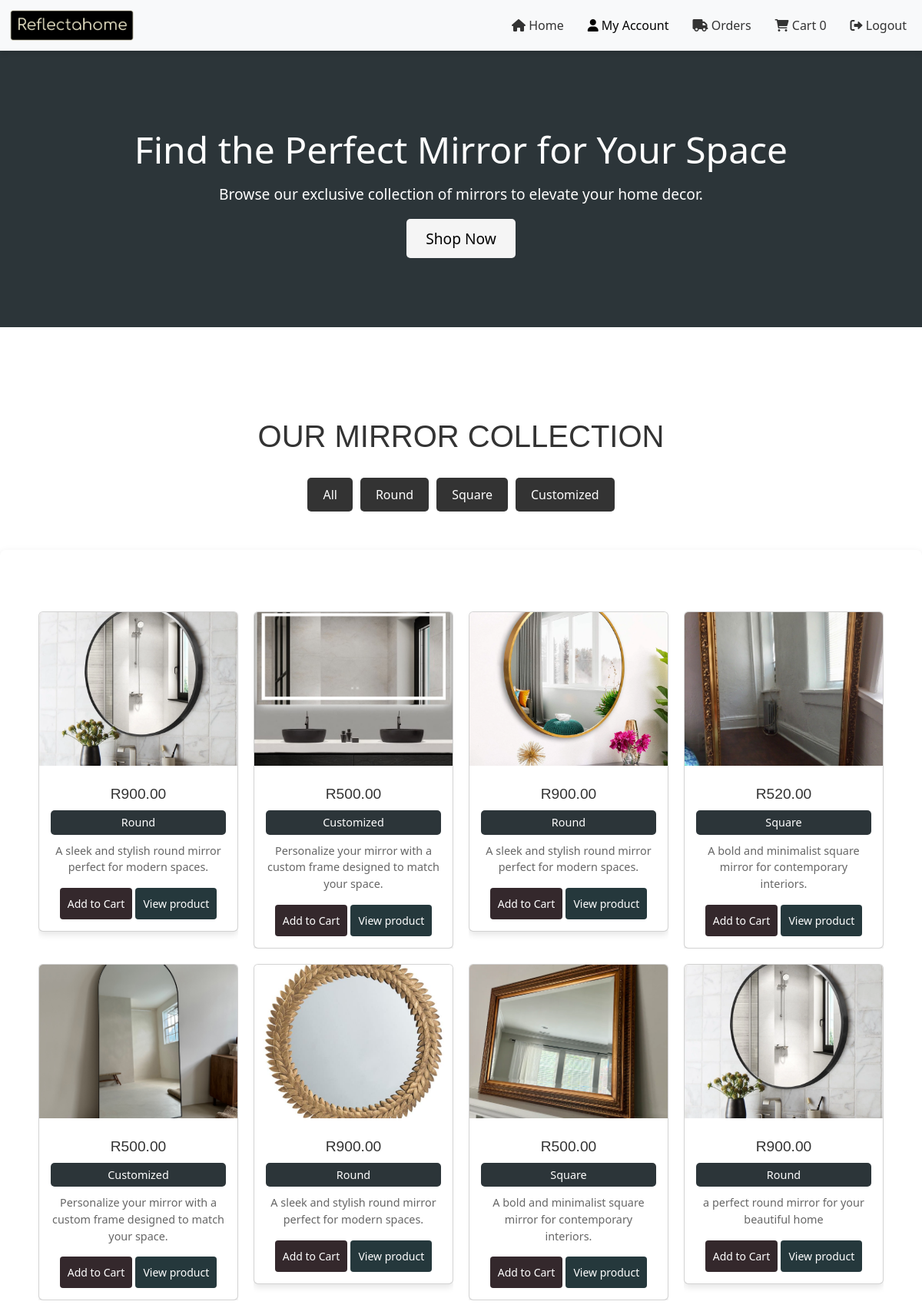
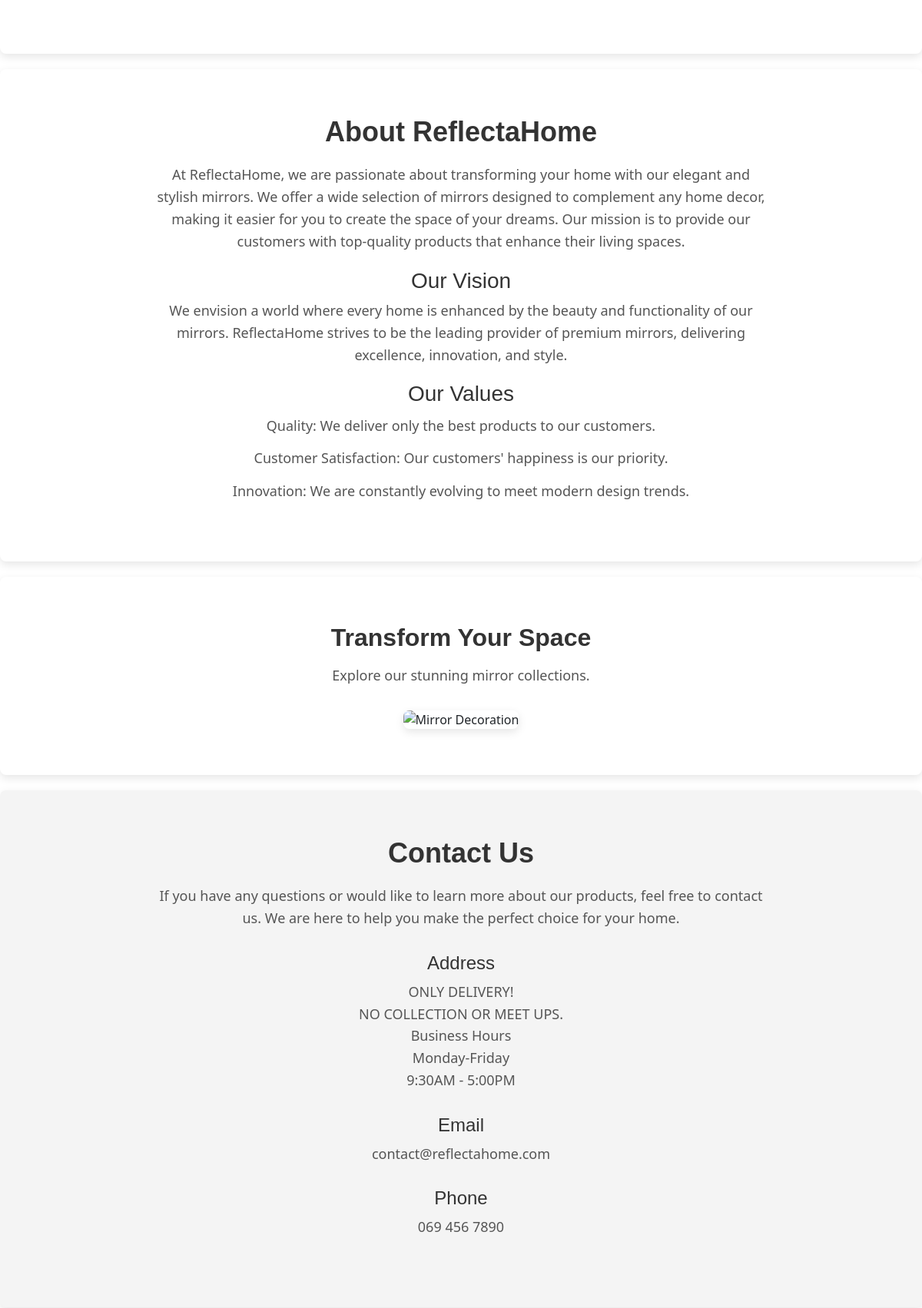
The app's page /User/user-dashboard.php (upper part) with its own data (2 pictures, top to bottom).
### tables this page shows
CREATE TABLE `products` (
  `id` int(11) NOT NULL,
  `name` varchar(255) NOT NULL,
  `description` text DEFAULT NULL,
  `price` decimal(10,2) NOT NULL,
  `category` enum('round','square','customized') NOT NULL,
  `image` varchar(255) DEFAULT NULL,
  `created_at` datetime DEFAULT current_timestamp(),
  `updated_at` datetime DEFAULT current_timestamp() ON UPDATE current_timestamp(),
  `stock_quantity` int(11) DEFAULT 0
);

### User/user-dashboard.php (the view, shortened to what this page needs)
<?php
include_once 'db-inc.php';
$query = "SELECT * FROM products";
$result = mysqli_query($dbConnection, $query);
$products = mysqli_fetch_all($result, MYSQLI_ASSOC);
?>
<!DOCTYPE html>
<html lang="en">
<head>
  <link rel="stylesheet" href="/ReflectaHome/Styles/style.css">
  <link href="https://cdn.jsdelivr.net/npm/bootstrap@5.3.0-alpha1/dist/css/bootstrap.min.css" rel="stylesheet">
  <link href="https://cdnjs.cloudflare.com/ajax/libs/font-awesome/6.0.0-beta3/css/all.min.css" rel="stylesheet">
</head>
<body>
 <nav class="navbar navbar-expand-lg navbar-light bg-light">
        <div class="container-fluid">
            <a class="navbar-brand" href="home.html">
                <img src="/ReflectaHome/Images/logo-no-background.png" alt="ReflectaHome Logo" style="height: 40px;">
            </a>
            <div class="collapse navbar-collapse" id="navbarNav">
                <ul class="navbar-nav ms-auto">
                    <li class="nav-item">
                        <a class="nav-link" href="user-dashboard.php"><i class="fas fa-home"></i> Home</a>
                    </li>
                    <li class="nav-item">
                        <a class="nav-link active" href="user-account.php"><i class="fas fa-user"></i> My Account</a>
                    </li>
                    <li class="nav-item">
                        <a class="nav-link" href="orders.php"><i class="fas fa-truck"></i> Orders</a>
                    </li>
                    <li class="nav-item">
                        <a class="nav-link" href="cart.php"><i class="fas fa-shopping-cart"></i> Cart <span id="cart-count"></span></a>
                    </li>
                    <li class="nav-item">
                        <a class="nav-link" href="/ReflectaHome/Homepage/home.php"><i class="fas fa-sign-out-alt"></i> Logout</a>
                    </li>
                </ul>
            </div>
        </div>
    </nav>
  <section class="hero">
    <div class="hero-content">
      <h1>Find the Perfect Mirror for Your Space</h1>
      <p>Browse our exclusive collection of mirrors to elevate your home decor.</p>
      <a href="#products" class="cta-btn">Shop Now</a>
    </div>
  </section>
  <br><br>
  <header>
    <h2>OUR MIRROR COLLECTION</h2>
    <div class="filters">
      <button class="filter-btn" data-category="all">All</button>
      <button class="filter-btn" data-category="round">Round</button>
      <button class="filter-btn" data-category="square">Square</button>
      <button class="filter-btn" data-category="customized">Customized</button>
    </div>
  </header>
  <section class="products">
    <main id="products" class="gallery">
      <?php foreach ($products as $product): ?>
        <div class="gallery-item <?php echo $product['category']; ?>">
          <div class="card">
            <img src="/ReflectaHome/Admin/images/<?php echo $product['image']; ?>" alt="<?php echo $product['name']; ?>">
            <div class="card-content">
              <h3><?php echo 'R' . $product['price']; ?></h3>
              <p class="category"><?php echo ucfirst($product['category']); ?></p>
              <p class="description"><?php echo $product['description']; ?></p>
              <div class="buttons">
                <button class="add-to-cart">Add to Cart</button>
                <button class="add-to-wishlist">View product</button>
              </div>
            </div>
          </div>
        </div>
      <?php endforeach; ?>
    </main>
  </section>
  <section class="about">
    <h2>About ReflectaHome</h2>
    <p>At ReflectaHome, we are passionate about transforming your home with our elegant and stylish mirrors. We offer a wide selection of mirrors designed to complement any home decor, making it easier for you to create the space of your dreams. Our mission is to provide our customers with top-quality products that enhance their living spaces.</p>
    <h3>Our Vision</h3>
    <p>We envision a world where every home is enhanced by the beauty and functionality of our mirrors. ReflectaHome strives to be the leading provider of premium mirrors, delivering excellence, innovation, and style.</p>
    <h3>Our Values</h3>
    <ul>
      <li>Quality: We deliver only the best products to our customers.</li>
      <li>Customer Satisfaction: Our customers' happiness is our priority.</li>
      <li>Innovation: We are constantly evolving to meet modern design trends.</li>
    </ul>
  </section>
  <section class="mirror-deco">
    <h3>Transform Your Space</h3>
    <p>Explore our stunning mirror collections.</p>
    <img src="/ReflectaHome/Admin/images/collection.jpg" alt="Mirror Decoration" />
  </section>
  <section class="contact">
    <h3>Contact Us</h3>
    <p>If you have any questions or would like to learn more about our products, feel free to contact us. We are here to help you make the perfect choice for your home.</p>
    <h4>Address</h4>
    <p>ONLY DELIVERY!<br>NO COLLECTION OR MEET UPS.<br> Business Hours<br>Monday-Friday<br> 9:30AM - 5:00PM</p>
    <h4>Email</h4>
    <p>contact@reflectahome.com</p>
    <h4>Phone</h4>
    <p>069 456 7890</p>
  </section>
</body>
</html>

### Styles/style.css (style rules this page uses)
* { margin: 0; padding: 0; box-sizing: border-box; }
.navbar { background-color: #fff; box-shadow: 0 4px 6px rgba(0, 0, 0, 0.1); }
.navbar-brand { font-size: 1.5rem; font-weight: bold; color: #333; }
.navbar-nav .nav-item { margin-left: 15px; }
.navbar-nav .nav-link { font-size: 1rem; color: #333; text-decoration: none; }
.hero { background-color: #2c3539; background-size: cover; background-position: center; color: white; padding: 100px 0; text-align: center; }
.hero .hero-content h1 { font-size: 3rem; margin-bottom: 15px; }
.hero .hero-content p { font-size: 1.2rem; margin-bottom: 30px; }
.hero .cta-btn { padding: 12px 25px; background-color: whitesmoke; color: black; text-decoration: none; font-size: 1.2rem; border-radius: 5px; }
header { display: flex; flex-direction: column; justify-content: center; align-items: center; text-align: center; margin: 50px 0; }
header h2 { font-size: 2.5rem; margin-bottom: 20px; }
.filters { display: flex; justify-content: center; gap: 20px; }
.filter-btn { padding: 10px 20px; font-size: 1rem; background-color: #34282c; color: white; border-radius: 25px; border: none; cursor: pointer; transition: background-color 0.3s ease; }
button { padding: 10px 15px; border: none; color: white; border-radius: 5px; cursor: pointer; font-size: 1rem; transition: background-color 0.3s ease; }
body { font-family: Arial, sans-serif; background-color: #f4f4f4; color: #333; }
h1, h2 { color: #333; margin-bottom: 20px; }
h2 { font-size: 1.5rem; margin-bottom: 15px; }
.filters { display: flex; justify-content: center; gap: 10px; margin-top: 10px; }
.filter-btn { background-color: #333; color: white; border: none; padding: 10px 20px; cursor: pointer; font-size: 1rem; border-radius: 5px; transition: background-color 0.3s ease; }
.gallery { display: grid; grid-template-columns: repeat(4, 1fr); gap: 20px; padding: 20px; transition: all 0.5s ease; }
.gallery-item { display: grid; grid-template-rows: auto 1fr; overflow: hidden; }
.card { position: relative; background-color: white; border-radius: 8px; box-shadow: 0 4px 8px rgba(0, 0, 0, 0.1); overflow: hidden; transform: scale(1); transition: transform 0.3s ease, box-shadow 0.3s ease; height: 400px; }
.card .buttons { position: relative; z-index: 2; }
.card img { width: 100%; height: 200px; object-fit: cover; display: block; }
.card-content { padding: 15px; text-align: center; }
.card-content h3 { font-size: 1.2rem; margin: 10px 0; }
.category { background-color: #2c3539; color: white; padding: 5px 10px; border-radius: 5px; font-size: 0.9rem; margin-bottom: 10px; }
.description { font-size: 0.9rem; color: #666; }
.add-to-cart, .add-to-wishlist { padding: 10px; background-color:#34282c; color: white; border: none; cursor: pointer; font-size: 14px; border-radius: 4px; }
.add-to-wishlist { background-color: #25383c }
html { scroll-behavior: smooth; }
button { padding: 12px 18px; font-size: 16px; }

### records on screen
products: image (picture), price "900.00", category "Round", description "A sleek and stylish round mirror perfect for modern spaces."
products: image (picture), price "500.00", category "Customized", description "Personalize your mirror with a custom frame designed to match your space."
products: image (picture), price "900.00", category "Round", description "A sleek and stylish round mirror perfect for modern spaces."
products: image (picture), price "520.00", category "Square", description "A bold and minimalist square mirror for contemporary interiors."
products: image (picture), price "500.00", category "Customized", description "Personalize your mirror with a custom frame designed to match your space."
products: image (picture), price "900.00", category "Round", description "A sleek and stylish round mirror perfect for modern spaces."
products: image (picture), price "500.00", category "Square", description "A bold and minimalist square mirror for contemporary interiors."
products: image (picture), price "900.00", category "Round", description "a perfect round mirror for your beautiful home"
